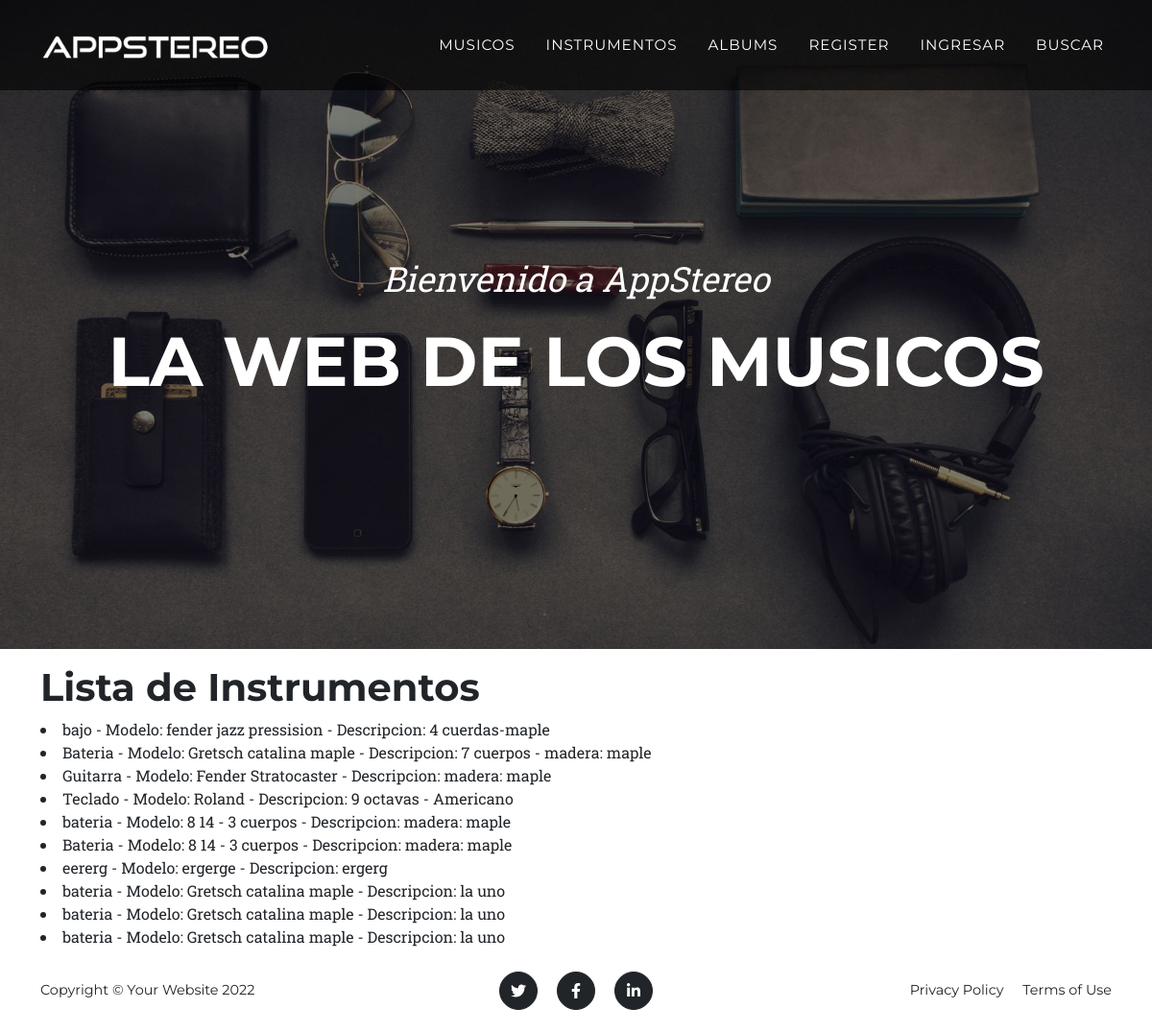
The page /leerInstrumentos/ on the database as committed earlier.
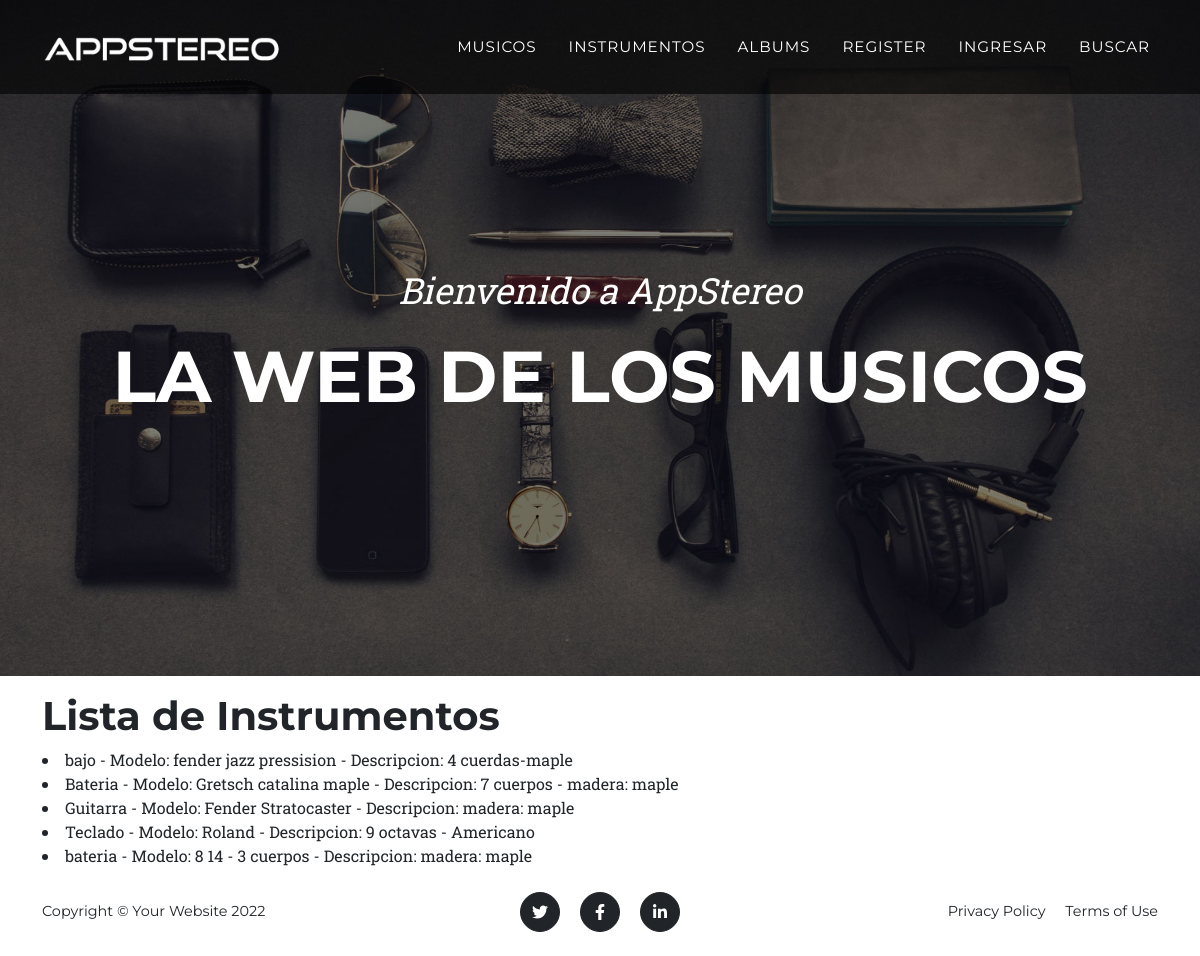
The same page on the database as committed later.
### AppStereo/models.py (models this page shows, shortened)
class Instrumentos(models.Model):
    nombre = models.CharField(max_length=50)
    modelo = models.CharField(max_length=50)
    descripcion = models.CharField(max_length=50)

### AppStereo/views.py (the view)
def leerInstrumentos(request):
    instrumentos = Instrumentos.objects.all()
    contexto = {'instrumentos': instrumentos}
    return render(request, "AppStereo/leerInstrumentos.html", contexto)

### AppStereo/templates/AppStereo/leerInstrumentos.html (shortened to what this page needs)
{% extends "AppStereo/base.html" %}
{% load static %}
{% block contenido %}
<h1>Lista de Instrumentos</h1>
<body>
    {% for i in instrumentos %}
        <li>{{i.nombre}} - Modelo: {{i.modelo}} - Descripcion: {{i.descripcion}}</li>
    {% endfor %}
<body>
{% endblock %}

### AppStereo/templates/AppStereo/base.html (shortened to what this page needs)
<!DOCTYPE html>
<html lang="en">
    {% load static %}
    <head>
        <link href="{% static 'AppStereo/css/styles.css' %}" rel="stylesheet" />
    </head>
    <body id="page-top">
        <nav class="navbar navbar-expand-lg navbar-dark fixed-top" id="mainNav" style="background-color: rgba(0, 0, 0, 0.6);">
            <div class="container">
                <a class="navbar-brand" href="/"><img src="{% static 'AppStereo/assets/img/logos/logo.png' %}" alt="..." /></a>
                <div class="collapse navbar-collapse" id="navbarResponsive">
                    <ul class="navbar-nav text-uppercase ms-auto py-4 py-lg-0">
                        <li class="nav-item"><a class="nav-link" href="{% url 'LeerMusicos'%}">Musicos</a></li>
                        <li class="nav-item"><a class="nav-link" href="{% url 'LeerInstrumentos'%}">Instrumentos</a></li>
                        <li class="nav-item"><a class="nav-link" href="{% url 'Albums'%}">Albums</a></li>
                        {% if request.user.is_authenticated %}
                        <li class="nav-item"><a class="nav-link" href="{% url 'Logout'%}">Salir</a></li>
                        {% else %}
                        <li class="nav-item"><a class="nav-link" href="{% url 'Register'%}">Register</a></li>
                        <li class="nav-item"><a class="nav-link" href="{% url 'Login'%}">Ingresar</a></li>
                        {% endif %}
                        <li class="nav-item"><a class="nav-link" href="{% url 'BusquedaMusicos'%}">Buscar</a></li>
                    </ul>
                </div>
            </div>
        </nav>
        <header class="masthead">
            <div class="container">
                <div class="masthead-subheading">Bienvenido a AppStereo</div>
                <div class="masthead-heading text-uppercase">La web de los musicos</div>
            </div>
        </header>
        <div class="container mt-3">
        {% block contenido %}
        {% endblock %}
        </div>
        <footer class="footer py-4">
            <div class="container">
                <div class="row align-items-center">
                    <div class="col-lg-4 text-lg-start">Copyright &copy; Your Website 2022</div>
                    <div class="col-lg-4 my-3 my-lg-0">
                        <a class="btn btn-dark btn-social mx-2" href="#!" aria-label="Twitter"><i class="fab fa-twitter"></i></a>
                        <a class="btn btn-dark btn-social mx-2" href="#!" aria-label="Facebook"><i class="fab fa-facebook-f"></i></a>
                        <a class="btn btn-dark btn-social mx-2" href="#!" aria-label="LinkedIn"><i class="fab fa-linkedin-in"></i></a>
                    </div>
                    <div class="col-lg-4 text-lg-end">
                        <a class="link-dark text-decoration-none me-3" href="#!">Privacy Policy</a>
                        <a class="link-dark text-decoration-none" href="#!">Terms of Use</a>
                    </div>
                </div>
            </div>
        </footer>

Rows that differ between the two databases and show on the page:
removed Instrumentos: nombre "Bateria", modelo "8 14 - 3 cuerpos", descripcion "madera: maple"
removed Instrumentos: nombre "eererg", modelo "ergerge", descripcion "ergerg"
removed Instrumentos: nombre "bateria", modelo "Gretsch catalina maple", descripcion "la uno"
removed Instrumentos: nombre "bateria", modelo "Gretsch catalina maple", descripcion "la uno"
removed Instrumentos: nombre "bateria", modelo "Gretsch catalina maple", descripcion "la uno"
